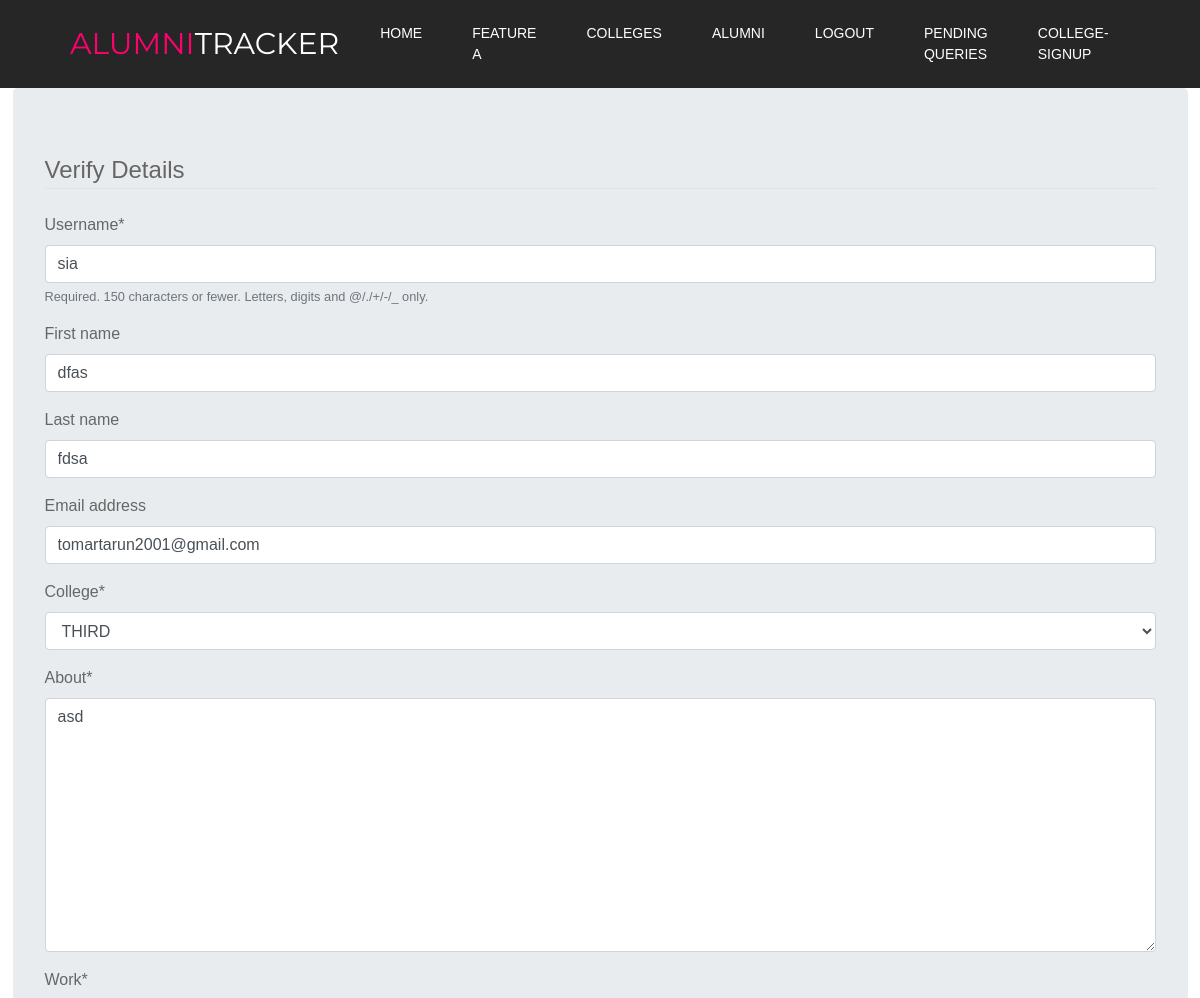
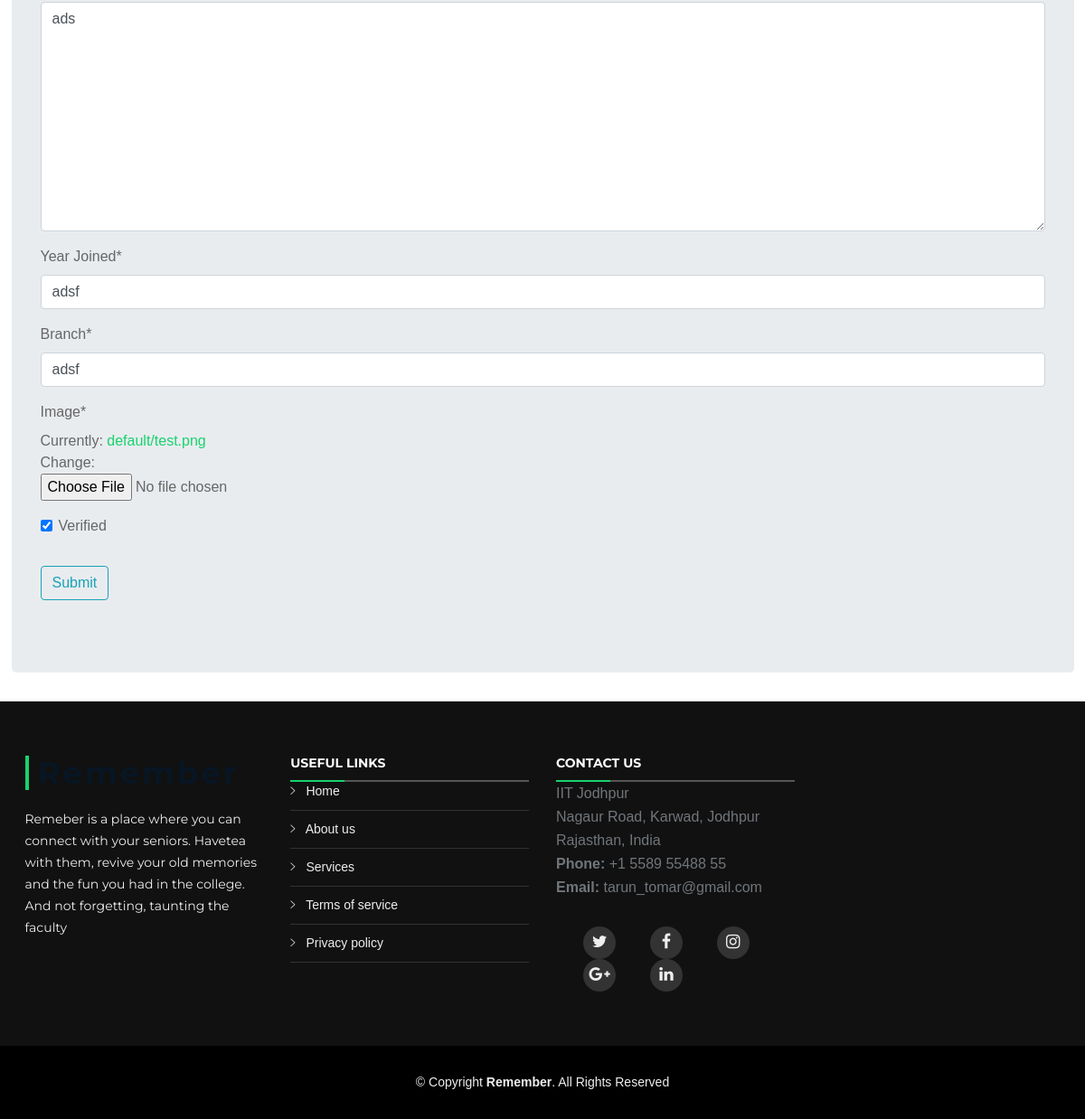
Page /authenticate/11/ (signed in) on the committed database (2 pictures, top to bottom).
### newApp/models.py (models this page shows, shortened)
class User(AbstractUser):
    is_alumni = models.BooleanField(default=False)
    is_college = models.BooleanField(default=False)
    College = models.CharField(
        max_length=80,
        choices=COLLEGE_CHOICES,
        default="None"
        )
    About = models.TextField(max_length=200)
    Work = models.TextField(max_length=50)
    Year_Joined = models.CharField(max_length=4)
    Branch = models.CharField(max_length=50)
    Image = models.ImageField(
        upload_to='images',
        default='default/test.png'
        )
    Verified = models.BooleanField(default=False)

### newApp/collegeView.py (the view, shortened to what this page needs)
class AlumniAuthenticationView(LoginRequiredMixin, UpdateView):
    model = User
    fields = [
        "username",
        "first_name",
        "last_name",
        "email",
        "College",
        "About",
        "Work",
        "Year_Joined",
        "Branch",
        "Image",
        "Verified"
        ]
    template_name = 'verify.html'

### templates/verify.html (shortened to what this page needs)
{% extends "base.html" %}
{% load crispy_forms_tags %}
{% block content %}
<div class="container jumbotron">
<div class="content-section">
    <form method="POST" enctype="multipart/form-data" class=".custom-file-input">
        <fieldset class="form-group">
            <legend class="border-bottom mb-4">Verify Details</legend>
            {{ form|crispy }}
        </fieldset>
        <div class="form-group">
            <button class="btn btn-outline-info" type="submit">Submit</button>
        </div>
    </form>
</div>
</div>
{% endblock content %}

### static/base/css/style.css (style rules this page uses)
body { background: #fff; color: #666666; font-family: "Open Sans", sans-serif; }
a { color: #18d26e; transition: 0.5s; }

### static/base/header/css/style.css (style rules this page uses)
html, body { height: 100%; font-family: "Helvetica 65 Medium", sans-serif; -webkit-font-smoothing: antialiased; font-smoothing: antialiased; }
@media (min-width: 1200px) { .container { max-width: 1175px; } }

### rows in the picture
User: username "sia", first_name "dfas", last_name "fdsa", email "tomartarun2001@gmail.com", College "THIRD", About "asd", Work "ads", Year_Joined "adsf", Branch "adsf", Verified "☑"
